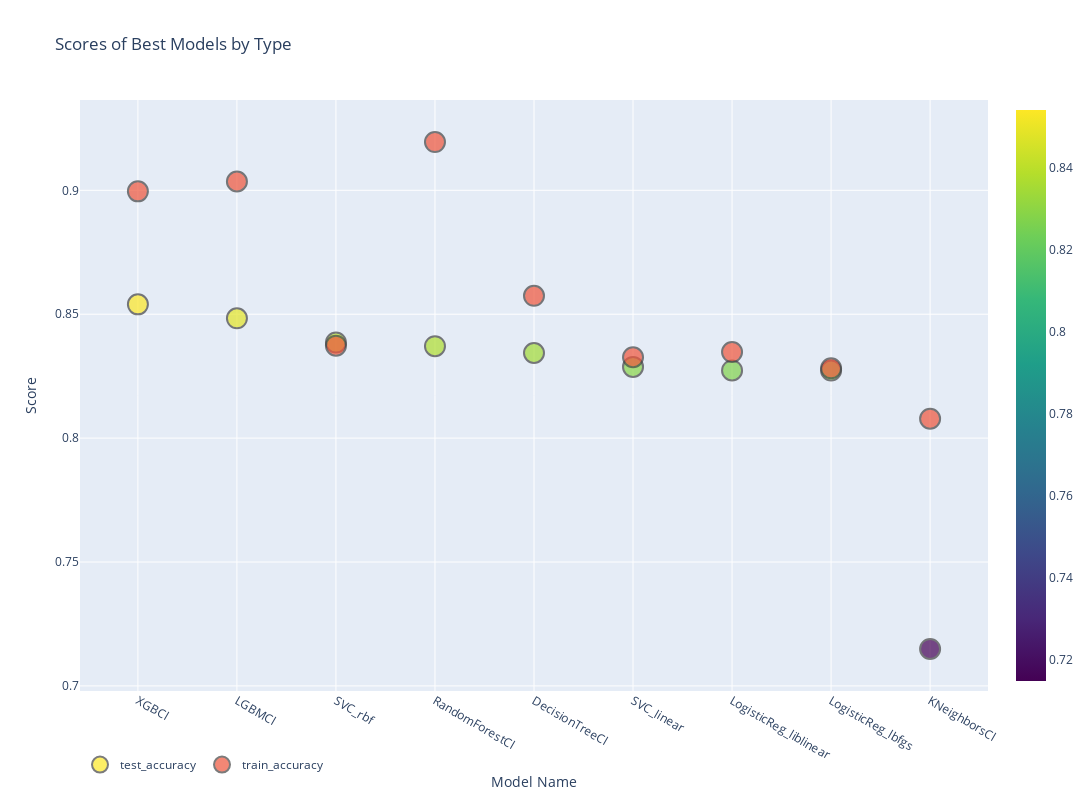

This figure's notebook cell:
### Markdown cell above
***Grafik Incelemesi***

### Code cell
#fig = px.scatter(best_of_classifiers, x="classifier", y="mean_test_accuracy", color="classifier",
#                 size='mean_test_roc_auc', hover_data=['mean_test_accuracy','mean_test_roc_auc', 'mean_test_f1'])
fig = go.Figure()
fig.add_trace(go.Scatter(x=best_of_classifiers['classifier'], 
                         y=best_of_classifiers['mean_test_accuracy'],
                         name='test_accuracy', marker=dict(color=best_of_classifiers['mean_test_accuracy'] ,
                                                           colorscale='Viridis', showscale=True),
                         mode='markers', opacity=0.7))
fig.add_trace(go.Scatter(x=best_of_classifiers['classifier'], 
                         y=best_of_classifiers['mean_train_accuracy'],
                         name='train_accuracy', 
                         mode='markers', opacity=0.7))
# marker size belirle
fig.update_traces(mode='markers', marker_size=20, marker_line_width=2)
# layout degistir
fig.update_layout(title='Scores of Best Models by Type', legend_orientation="h",
                   xaxis_title='Model Name',
                   yaxis_title='Score', width=1300, height=800, )
fig.show()

### Figure 1 — Plotly figure (JSON) as saved in the notebook; plotly's stock layout.template omitted (floating-point values rounded to 4 significant figures)
{"data": [{"marker": {"color": [0.854, 0.8484, 0.8386, 0.8371, 0.8343, 0.8287, 0.8273, 0.8273, 0.7149], "colorscale": [[0, "#440154"], [0.1111, "#482878"], [0.2222, "#3e4989"], [0.3333, "#31688e"], [0.4444, "#26828e"], [0.5556, "#1f9e89"], [0.6667, "#35b779"], [0.7778, "#6ece58"], [0.8889, "#b5de2b"], [1, "#fde725"]], "line": {"width": 2}, "showscale": true, "size": 20}, "mode": "markers", "name": "test_accuracy", "opacity": 0.7, "type": "scatter", "x": ["XGBCl", "LGBMCl", "SVC_rbf", "RandomForestCl", "DecisionTreeCl", "SVC_linear", "LogisticReg_liblinear", "LogisticReg_lbfgs", "KNeighborsCl"], "y": [0.854, 0.8484, 0.8386, 0.8371, 0.8343, 0.8287, 0.8273, 0.8273, 0.7149]}, {"marker": {"line": {"width": 2}, "size": 20}, "mode": "markers", "name": "train_accuracy", "opacity": 0.7, "type": "scatter", "x": ["XGBCl", "LGBMCl", "SVC_rbf", "RandomForestCl", "DecisionTreeCl", "SVC_linear", "LogisticReg_liblinear", "LogisticReg_lbfgs", "KNeighborsCl"], "y": [0.8996, 0.9036, 0.8373, 0.9195, 0.8574, 0.8326, 0.8347, 0.8282, 0.8078]}], "layout": {"height": 800, "legend": {"orientation": "h"}, "title": {"text": "Scores of Best Models by Type"}, "width": 1300, "xaxis": {"autorange": true, "range": [-0.5585, 8.559], "title": {"text": "Model Name"}, "type": "category"}, "yaxis": {"autorange": true, "range": [0.698, 0.9364], "title": {"text": "Score"}, "type": "linear"}}}
